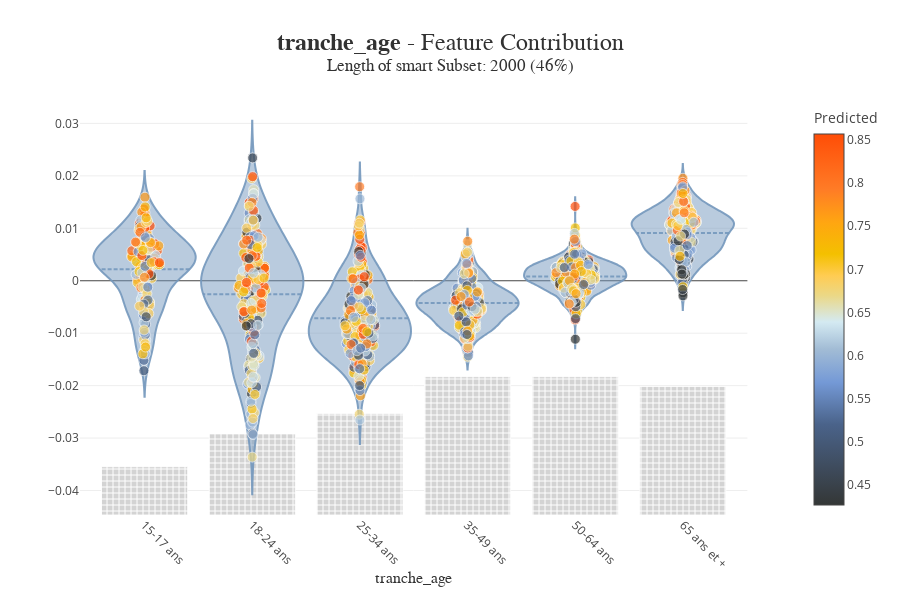

Notebook code for this chart:
### Code cell
#détail par variable avec Shapash
xpl.plot.contribution_plot(col="tranche_age")

### Figure 1 — Plotly figure (JSON) as saved in the notebook; plotly's stock layout.template omitted (floating-point values rounded to 4 significant figures; data arrays with more than 128 entries replaced by an {"elided": "..."} marker saying what was removed)
{"data": [{"hoverinfo": "none", "marker": {"color": "white", "line": {"color": "white", "width": 0.8}, "pattern": {"bgcolor": "rgb(211, 211, 211)", "fillmode": "replace", "shape": "+", "size": 6}}, "showlegend": false, "type": "bar", "x": [0], "y": [0.076]}, {"hovertext": {"elided": "152 str values"}, "line": {"color": "rgba(117, 152, 189, 0.9)"}, "marker": {"line": {"color": "white", "width": 0.8}, "size": 10}, "meanline": {"visible": true}, "name": "15-17 ans", "points": false, "showlegend": false, "side": "both", "type": "violin", "x": {"elided": "152 int values"}, "xaxis": "x", "y": {"elided": "152 float values"}, "yaxis": "y2"}, {"customdata": {"elided": "152x2 mixed values"}, "hovertemplate": "<b>%{hovertext}</b><br />tranche_age :<br />%{customdata[0]}<br />Contribution: %{y:.4f}<extra></extra>", "hovertext": {"elided": "152 str values"}, "marker": {"cmax": 0.8569, "cmin": 0.427, "color": {"elided": "152 float values"}, "colorscale": [[0, "rgb(52, 55, 54)"], [0.2174, "rgb(74, 99, 138)"], [0.3303, "rgb(116, 153, 214)"], [0.4205, "rgb(162, 188, 213)"], [0.4934, "rgb(212, 234, 242)"], [0.5647, "rgb(235, 216, 134)"], [0.6176, "rgb(255, 204, 83)"], [0.6759, "rgb(244, 192, 0)"], [0.7611, "rgb(255, 166, 17)"], [0.8521, "rgb(255, 123, 38)"], [1, "rgb(255, 77, 7)"]], "line": {"color": "white", "width": 0.8}, "opacity": 0.7, "size": 10}, "mode": "markers", "name": "15-17 ans", "showlegend": false, "type": "scatter", "x": {"elided": "152 float values"}, "xaxis": "x", "y": {"elided": "152 float values"}, "yaxis": "y2"}, {"hoverinfo": "none", "marker": {"color": "white", "line": {"color": "white", "width": 0.8}, "pattern": {"bgcolor": "rgb(211, 211, 211)", "fillmode": "replace", "shape": "+", "size": 6}}, "showlegend": false, "type": "bar", "x": [1], "y": [0.1275]}, {"hovertext": {"elided": "255 str values"}, "line": {"color": "rgba(117, 152, 189, 0.9)"}, "marker": {"line": {"color": "white", "width": 0.8}, "size": 10}, "meanline": {"visible": true}, "name": "18-24 ans", "points": false, "showlegend": false, "side": "both", "type": "violin", "x": {"elided": "255 int values"}, "xaxis": "x", "y": {"elided": "255 float values"}, "yaxis": "y2"}, {"customdata": {"elided": "255x2 mixed values"}, "hovertemplate": "<b>%{hovertext}</b><br />tranche_age :<br />%{customdata[0]}<br />Contribution: %{y:.4f}<extra></extra>", "hovertext": {"elided": "255 str values"}, "marker": {"cmax": 0.8569, "cmin": 0.427, "color": {"elided": "255 float values"}, "colorscale": [[0, "rgb(52, 55, 54)"], [0.2174, "rgb(74, 99, 138)"], [0.3303, "rgb(116, 153, 214)"], [0.4205, "rgb(162, 188, 213)"], [0.4934, "rgb(212, 234, 242)"], [0.5647, "rgb(235, 216, 134)"], [0.6176, "rgb(255, 204, 83)"], [0.6759, "rgb(244, 192, 0)"], [0.7611, "rgb(255, 166, 17)"], [0.8521, "rgb(255, 123, 38)"], [1, "rgb(255, 77, 7)"]], "line": {"color": "white", "width": 0.8}, "opacity": 0.7, "size": 10}, "mode": "markers", "name": "18-24 ans", "showlegend": false, "type": "scatter", "x": {"elided": "255 float values"}, "xaxis": "x", "y": {"elided": "255 float values"}, "yaxis": "y2"}, {"hoverinfo": "none", "marker": {"color": "white", "line": {"color": "white", "width": 0.8}, "pattern": {"bgcolor": "rgb(211, 211, 211)", "fillmode": "replace", "shape": "+", "size": 6}}, "showlegend": false, "type": "bar", "x": [2], "y": [0.1595]}, {"hovertext": {"elided": "319 str values"}, "line": {"color": "rgba(117, 152, 189, 0.9)"}, "marker": {"line": {"color": "white", "width": 0.8}, "size": 10}, "meanline": {"visible": true}, "name": "25-34 ans", "points": false, "showlegend": false, "side": "both", "type": "violin", "x": {"elided": "319 int values"}, "xaxis": "x", "y": {"elided": "319 float values"}, "yaxis": "y2"}, {"customdata": {"elided": "319x2 mixed values"}, "hovertemplate": "<b>%{hovertext}</b><br />tranche_age :<br />%{customdata[0]}<br />Contribution: %{y:.4f}<extra></extra>", "hovertext": {"elided": "319 str values"}, "marker": {"cmax": 0.8569, "cmin": 0.427, "color": {"elided": "319 float values"}, "colorscale": [[0, "rgb(52, 55, 54)"], [0.2174, "rgb(74, 99, 138)"], [0.3303, "rgb(116, 153, 214)"], [0.4205, "rgb(162, 188, 213)"], [0.4934, "rgb(212, 234, 242)"], [0.5647, "rgb(235, 216, 134)"], [0.6176, "rgb(255, 204, 83)"], [0.6759, "rgb(244, 192, 0)"], [0.7611, "rgb(255, 166, 17)"], [0.8521, "rgb(255, 123, 38)"], [1, "rgb(255, 77, 7)"]], "line": {"color": "white", "width": 0.8}, "opacity": 0.7, "size": 10}, "mode": "markers", "name": "25-34 ans", "showlegend": false, "type": "scatter", "x": {"elided": "319 float values"}, "xaxis": "x", "y": {"elided": "319 float values"}, "yaxis": "y2"}, {"hoverinfo": "none", "marker": {"color": "white", "line": {"color": "white", "width": 0.8}, "pattern": {"bgcolor": "rgb(211, 211, 211)", "fillmode": "replace", "shape": "+", "size": 6}}, "showlegend": false, "type": "bar", "x": [3], "y": [0.2175]}, {"hovertext": {"elided": "435 str values"}, "line": {"color": "rgba(117, 152, 189, 0.9)"}, "marker": {"line": {"color": "white", "width": 0.8}, "size": 10}, "meanline": {"visible": true}, "name": "35-49 ans", "points": false, "showlegend": false, "side": "both", "type": "violin", "x": {"elided": "435 int values"}, "xaxis": "x", "y": {"elided": "435 float values"}, "yaxis": "y2"}, {"customdata": {"elided": "435x2 mixed values"}, "hovertemplate": "<b>%{hovertext}</b><br />tranche_age :<br />%{customdata[0]}<br />Contribution: %{y:.4f}<extra></extra>", "hovertext": {"elided": "435 str values"}, "marker": {"cmax": 0.8569, "cmin": 0.427, "color": {"elided": "435 float values"}, "colorscale": [[0, "rgb(52, 55, 54)"], [0.2174, "rgb(74, 99, 138)"], [0.3303, "rgb(116, 153, 214)"], [0.4205, "rgb(162, 188, 213)"], [0.4934, "rgb(212, 234, 242)"], [0.5647, "rgb(235, 216, 134)"], [0.6176, "rgb(255, 204, 83)"], [0.6759, "rgb(244, 192, 0)"], [0.7611, "rgb(255, 166, 17)"], [0.8521, "rgb(255, 123, 38)"], [1, "rgb(255, 77, 7)"]], "line": {"color": "white", "width": 0.8}, "opacity": 0.7, "size": 10}, "mode": "markers", "name": "35-49 ans", "showlegend": false, "type": "scatter", "x": {"elided": "435 float values"}, "xaxis": "x", "y": {"elided": "435 float values"}, "yaxis": "y2"}, {"hoverinfo": "none", "marker": {"color": "white", "line": {"color": "white", "width": 0.8}, "pattern": {"bgcolor": "rgb(211, 211, 211)", "fillmode": "replace", "shape": "+", "size": 6}}, "showlegend": false, "type": "bar", "x": [4], "y": [0.2175]}, {"hovertext": {"elided": "435 str values"}, "line": {"color": "rgba(117, 152, 189, 0.9)"}, "marker": {"line": {"color": "white", "width": 0.8}, "size": 10}, "meanline": {"visible": true}, "name": "50-64 ans", "points": false, "showlegend": false, "side": "both", "type": "violin", "x": {"elided": "435 int values"}, "xaxis": "x", "y": {"elided": "435 float values"}, "yaxis": "y2"}, {"customdata": {"elided": "435x2 mixed values"}, "hovertemplate": "<b>%{hovertext}</b><br />tranche_age :<br />%{customdata[0]}<br />Contribution: %{y:.4f}<extra></extra>", "hovertext": {"elided": "435 str values"}, "marker": {"cmax": 0.8569, "cmin": 0.427, "color": {"elided": "435 float values"}, "colorscale": [[0, "rgb(52, 55, 54)"], [0.2174, "rgb(74, 99, 138)"], [0.3303, "rgb(116, 153, 214)"], [0.4205, "rgb(162, 188, 213)"], [0.4934, "rgb(212, 234, 242)"], [0.5647, "rgb(235, 216, 134)"], [0.6176, "rgb(255, 204, 83)"], [0.6759, "rgb(244, 192, 0)"], [0.7611, "rgb(255, 166, 17)"], [0.8521, "rgb(255, 123, 38)"], [1, "rgb(255, 77, 7)"]], "line": {"color": "white", "width": 0.8}, "opacity": 0.7, "size": 10}, "mode": "markers", "name": "50-64 ans", "showlegend": false, "type": "scatter", "x": {"elided": "435 float values"}, "xaxis": "x", "y": {"elided": "435 float values"}, "yaxis": "y2"}, {"hoverinfo": "none", "marker": {"color": "white", "line": {"color": "white", "width": 0.8}, "pattern": {"bgcolor": "rgb(211, 211, 211)", "fillmode": "replace", "shape": "+", "size": 6}}, "showlegend": false, "type": "bar", "x": [5], "y": [0.202]}, {"hovertext": {"elided": "404 str values"}, "line": {"color": "rgba(117, 152, 189, 0.9)"}, "marker": {"line": {"color": "white", "width": 0.8}, "size": 10}, "meanline": {"visible": true}, "name": "65 ans et +", "points": false, "showlegend": false, "side": "both", "type": "violin", "x": {"elided": "404 int values"}, "xaxis": "x", "y": {"elided": "404 float values"}, "yaxis": "y2"}, {"customdata": {"elided": "404x2 mixed values"}, "hovertemplate": "<b>%{hovertext}</b><br />tranche_age :<br />%{customdata[0]}<br />Contribution: %{y:.4f}<extra></extra>", "hovertext": {"elided": "404 str values"}, "marker": {"cmax": 0.8569, "cmin": 0.427, "color": {"elided": "404 float values"}, "colorscale": [[0, "rgb(52, 55, 54)"], [0.2174, "rgb(74, 99, 138)"], [0.3303, "rgb(116, 153, 214)"], [0.4205, "rgb(162, 188, 213)"], [0.4934, "rgb(212, 234, 242)"], [0.5647, "rgb(235, 216, 134)"], [0.6176, "rgb(255, 204, 83)"], [0.6759, "rgb(244, 192, 0)"], [0.7611, "rgb(255, 166, 17)"], [0.8521, "rgb(255, 123, 38)"], [1, "rgb(255, 77, 7)"]], "line": {"color": "white", "width": 0.8}, "opacity": 0.7, "size": 10}, "mode": "markers", "name": "65 ans et +", "showlegend": false, "type": "scatter", "x": {"elided": "404 float values"}, "xaxis": "x", "y": {"elided": "404 float values"}, "yaxis": "y2"}, {"hoverinfo": "none", "marker": {"color": {"elided": "2000 float values"}, "coloraxis": "coloraxis", "line": {"color": "white", "width": 0.8}, "size": 10}, "mode": "markers", "showlegend": false, "type": "scatter", "x": [null], "xaxis": "x", "y": [null], "yaxis": "y2"}], "layout": {"barmode": "overlay", "boxmode": "group", "coloraxis": {"cmax": 0.8569, "cmin": 0.427, "colorbar": {"title": {"text": "Predicted"}}, "colorscale": [[0, "rgb(52, 55, 54)"], [0.2174, "rgb(74, 99, 138)"], [0.3303, "rgb(116, 153, 214)"], [0.4205, "rgb(162, 188, 213)"], [0.4934, "rgb(212, 234, 242)"], [0.5647, "rgb(235, 216, 134)"], [0.6176, "rgb(255, 204, 83)"], [0.6759, "rgb(244, 192, 0)"], [0.7611, "rgb(255, 166, 17)"], [0.8521, "rgb(255, 123, 38)"], [1, "rgb(255, 77, 7)"]]}, "height": 600, "hovermode": "closest", "title": {"font": {"color": "rgb(50, 50, 50)", "family": "Arial", "size": 24}, "text": "<b>tranche_age</b> - Feature Contribution<br><sup>Length of smart Subset: 2000 (46%)</sup>", "x": 0.5, "xanchor": "center", "y": 0.9167, "yanchor": "middle"}, "violingap": 0.05, "violingroupgap": 0, "violinmode": "overlay", "width": 900, "xaxis": {"anchor": "y", "automargin": true, "domain": [0, 0.94], "dtick": 1, "range": [-0.6, 5.6], "tickangle": 45, "tickmode": "array", "ticktext": ["15-17 ans", "18-24 ans", "25-34 ans", "35-49 ans", "50-64 ans", "65 ans et +"], "tickvals": [0, 1, 2, 3, 4, 5], "title": {"font": {"color": "rgb(50, 50, 50)", "family": "Arial Black", "size": 16}, "text": "tranche_age"}, "type": "linear"}, "yaxis": {"anchor": "x", "automargin": true, "domain": [0, 1], "range": [0, 0.6525], "showgrid": false, "showticklabels": false, "side": "right", "title": {"font": {"color": "rgb(50, 50, 50)", "family": "Arial Black", "size": 16}, "text": "Contribution"}, "visible": false}, "yaxis2": {"anchor": "x", "automargin": true, "overlaying": "y", "side": "left"}}}
